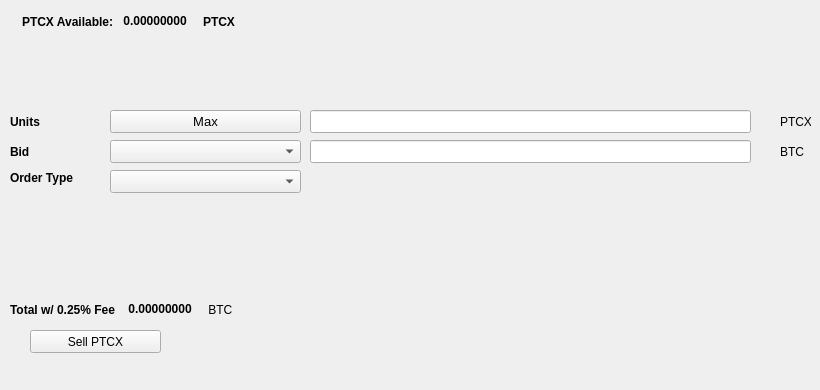
   <widget class="QWidget" name="SellTab">
    <attribute name="title">
     <string>Sell</string>
    </attribute>
    <widget class="QLabel" name="label_16">
     <property name="geometry">
      <rect>
       <x>780</x>
       <y>140</y>
       <width>31</width>
       <height>23</height>
      </rect>
     </property>
     <property name="text">
      <string>BTC</string>
     </property>
    </widget>
    <widget class="QComboBox" name="SellBidcomboBox">
     <property name="geometry">
      <rect>
       <x>110</x>
       <y>140</y>
       <width>191</width>
       <height>23</height>
      </rect>
     </property>
     <property name="font">
      <font>
       <pointsize>10</pointsize>
      </font>
     </property>
    </widget>
    <widget class="QLabel" name="label_18">
     <property name="geometry">
      <rect>
       <x>10</x>
       <y>110</y>
       <width>46</width>
       <height>23</height>
      </rect>
     </property>
     <property name="font">
      <font>
       <weight>75</weight>
       <bold>true</bold>
      </font>
     </property>
     <property name="text">
      <string>Units</string>
     </property>
    </widget>
    <widget class="QPushButton" name="Sell_Max_Amount">
     <property name="geometry">
      <rect>
       <x>110</x>
       <y>110</y>
       <width>191</width>
       <height>23</height>
      </rect>
     </property>
     <property name="font">
      <font>
       <pointsize>10</pointsize>
      </font>
     </property>
     <property name="text">
      <string>Max</string>
     </property>
    </widget>
    <widget class="QLabel" name="label_20">
     <property name="geometry">
      <rect>
       <x>10</x>
       <y>170</y>
       <width>91</width>
       <height>16</height>
      </rect>
     </property>
     <property name="font">
      <font>
       <weight>75</weight>
       <bold>true</bold>
      </font>
     </property>
     <property name="text">
      <string>Order Type</string>
     </property>
    </widget>
    <widget class="QComboBox" name="SellOrdertypeCombo">
     <property name="geometry">
      <rect>
       <x>110</x>
       <y>170</y>
       <width>191</width>
       <height>23</height>
      </rect>
     </property>
     <property name="font">
      <font>
       <pointsize>10</pointsize>
      </font>
     </property>
    </widget>
    <widget class="QLabel" name="label_21">
     <property name="geometry">
      <rect>
       <x>10</x>
       <y>140</y>
       <width>46</width>
       <height>23</height>
      </rect>
     </property>
     <property name="font">
      <font>
       <weight>75</weight>
       <bold>true</bold>
      </font>
     </property>
     <property name="text">
      <string>Bid</string>
     </property>
    </widget>
    <widget class="QLabel" name="label_22">
     <property name="geometry">
      <rect>
       <x>780</x>
       <y>110</y>
       <width>31</width>
       <height>23</height>
      </rect>
     </property>
     <property name="text">
      <string>PTCX</string>
     </property>
    </widget>
    <widget class="QLineEdit" name="UnitsInputRUP">
     <property name="geometry">
      <rect>
       <x>310</x>
       <y>110</y>
       <width>441</width>
       <height>23</height>
      </rect>
     </property>
     <property name="font">
      <font>
       <pointsize>9</pointsize>
       <weight>75</weight>
       <bold>true</bold>
      </font>
     </property>
    </widget>
    <widget class="QLineEdit" name="SellBidPriceEdit">
     <property name="geometry">
      <rect>
       <x>310</x>
       <y>140</y>
       <width>441</width>
       <height>23</height>
      </rect>
     </property>
     <property name="font">
      <font>
       <pointsize>9</pointsize>
       <weight>75</weight>
       <bold>true</bold>
      </font>
     </property>
    </widget>
    <widget class="QPushButton" name="SellRUPBTN">
     <property name="geometry">
      <rect>
       <x>30</x>
       <y>330</y>
       <width>131</width>
       <height>23</height>
      </rect>
     </property>
     <property name="text">
      <string>Sell PTCX</string>
     </property>
     <property name="icon">
      <iconset resource="../peertube">
       <normaloff>:/icons/bitcoin</normaloff>:/icons/bitcoin</iconset>
     </property>
    </widget>
    <widget class="QWidget" name="layoutWidget3">
     <property name="geometry">
      <rect>
       <x>22</x>
       <y>12</y>
       <width>258</width>
       <height>19</height>
      </rect>
     </property>
     <layout class="QHBoxLayout" name="horizontalLayout">
      <item>
       <widget class="QLabel" name="label232_2">
        <property name="font">
         <font>
          <weight>75</weight>
          <bold>true</bold>
         </font>
        </property>
        <property name="text">
         <string>PTCX Available:</string>
        </property>
       </widget>
      </item>
      <item>
       <widget class="QLabel" name="PTCXAvailableLabel">
        <property name="palette">
         <palette>
          <active>
           <colorrole role="WindowText">
            <brush brushstyle="SolidPattern">
             <color alpha="255">
              <red>0</red>
              <green>0</green>
              <blue>0</blue>
             </color>
            </brush>
           </colorrole>
           <colorrole role="Button">
            <brush brushstyle="SolidPattern">
             <color alpha="255">
              <red>0</red>
              <green>170</green>
              <blue>0</blue>
             </color>
            </brush>
           </colorrole>
           <colorrole role="Light">
            <brush brushstyle="SolidPattern">
             <color alpha="255">
              <red>0</red>
              <green>255</green>
              <blue>0</blue>
             </color>
            </brush>
           </colorrole>
           <colorrole role="Midlight">
            <brush brushstyle="SolidPattern">
             <color alpha="255">
              <red>0</red>
              <green>212</green>
              <blue>0</blue>
             </color>
            </brush>
           </colorrole>
           <colorrole role="Dark">
            <brush brushstyle="SolidPattern">
             <color alpha="255">
              <red>0</red>
              <green>85</green>
              <blue>0</blue>
             </color>
            </brush>
           </colorrole>
           <colorrole role="Mid">
            <brush brushstyle="SolidPattern">
             <color alpha="255">
              <red>0</red>
              <green>113</green>
              <blue>0</blue>
             </color>
            </brush>
           </colorrole>
           <colorrole role="Text">
            <brush brushstyle="SolidPattern">
             <color alpha="255">
              <red>0</red>
              <green>170</green>
              <blue>0</blue>
             </color>
            </brush>
           </colorrole>
           <colorrole role="BrightText">
            <brush brushstyle="SolidPattern">
             <color alpha="255">
              <red>255</red>
              <green>255</green>
              <blue>255</blue>
             </color>
            </brush>
           </colorrole>
           <colorrole role="ButtonText">
            <brush brushstyle="SolidPattern">
             <color alpha="255">
              <red>0</red>
              <green>0</green>
              <blue>0</blue>
             </color>
            </brush>
           </colorrole>
           <colorrole role="Base">
            <brush brushstyle="SolidPattern">
             <color alpha="255">
              <red>255</red>
              <green>255</green>
              <blue>255</blue>
             </color>
            </brush>
           </colorrole>
           <colorrole role="Window">
            <brush brushstyle="SolidPattern">
             <color alpha="255">
              <red>0</red>
              <green>170</green>
              <blue>0</blue>
             </color>
            </brush>
           </colorrole>
           <colorrole role="Shadow">
            <brush brushstyle="SolidPattern">
             <color alpha="255">
              <red>0</red>
              <green>0</green>
              <blue>0</blue>
             </color>
            </brush>
           </colorrole>
           <colorrole role="AlternateBase">
            <brush brushstyle="SolidPattern">
             <color alpha="255">
              <red>127</red>
              <green>212</green>
              <blue>127</blue>
             </color>
            </brush>
           </colorrole>
           <colorrole role="ToolTipBase">
            <brush brushstyle="SolidPattern">
             <color alpha="255">
              <red>255</red>
              <green>255</green>
              <blue>220</blue>
             </color>
            </brush>
           </colorrole>
           <colorrole role="ToolTipText">
            <brush brushstyle="SolidPattern">
             <color alpha="255">
              <red>0</red>
              <green>0</green>
              <blue>0</blue>
             </color>
            </brush>
           </colorrole>
          </active>
          <inactive>
           <colorrole role="WindowText">
            <brush brushstyle="SolidPattern">
             <color alpha="255">
              <red>0</red>
              <green>0</green>
              <blue>0</blue>
             </color>
            </brush>
           </colorrole>
           <colorrole role="Button">
            <brush brushstyle="SolidPattern">
             <color alpha="255">
              <red>0</red>
              <green>170</green>
              <blue>0</blue>
             </color>
            </brush>
           </colorrole>
           <colorrole role="Light">
            <brush brushstyle="SolidPattern">
             <color alpha="255">
              <red>0</red>
              <green>255</green>
              <blue>0</blue>
             </color>
            </brush>
           </colorrole>
           <colorrole role="Midlight">
            <brush brushstyle="SolidPattern">
             <color alpha="255">
              <red>0</red>
              <green>212</green>
              <blue>0</blue>
             </color>
            </brush>
           </colorrole>
           <colorrole role="Dark">
            <brush brushstyle="SolidPattern">
             <color alpha="255">
              <red>0</red>
              <green>85</green>
              <blue>0</blue>
             </color>
            </brush>
           </colorrole>
           <colorrole role="Mid">
            <brush brushstyle="SolidPattern">
             <color alpha="255">
              <red>0</red>
              <green>113</green>
              <blue>0</blue>
             </color>
            </brush>
           </colorrole>
           <colorrole role="Text">
            <brush brushstyle="SolidPattern">
             <color alpha="255">
              <red>0</red>
              <green>170</green>
              <blue>0</blue>
             </color>
            </brush>
           </colorrole>
           <colorrole role="BrightText">
            <brush brushstyle="SolidPattern">
             <color alpha="255">
              <red>255</red>
              <green>255</green>
              <blue>255</blue>
             </color>
            </brush>
           </colorrole>
           <colorrole role="ButtonText">
            <brush brushstyle="SolidPattern">
             <color alpha="255">
              <red>0</red>
              <green>0</green>
              <blue>0</blue>
             </color>
            </brush>
           </colorrole>
           <colorrole role="Base">
            <brush brushstyle="SolidPattern">
             <color alpha="255">
              <red>255</red>
              <green>255</green>
              <blue>255</blue>
             </color>
            </brush>
           </colorrole>
           <colorrole role="Window">
            <brush brushstyle="SolidPattern">
             <color alpha="255">
              <red>0</red>
              <green>170</green>
              <blue>0</blue>
             </color>
            </brush>
           </colorrole>
           <colorrole role="Shadow">
            <brush brushstyle="SolidPattern">
             <color alpha="255">
              <red>0</red>
              <green>0</green>
              <blue>0</blue>
             </color>
            </brush>
           </colorrole>
           <colorrole role="AlternateBase">
            <brush brushstyle="SolidPattern">
             <color alpha="255">
              <red>127</red>
              <green>212</green>
              <blue>127</blue>
             </color>
            </brush>
           </colorrole>
           <colorrole role="ToolTipBase">
            <brush brushstyle="SolidPattern">
             <color alpha="255">
              <red>255</red>
              <green>255</green>
              <blue>220</blue>
             </color>
            </brush>
           </colorrole>
           <colorrole role="ToolTipText">
            <brush brushstyle="SolidPattern">
             <color alpha="255">
              <red>0</red>
              <green>0</green>
              <blue>0</blue>
             </color>
            </brush>
           </colorrole>
          </inactive>
          <disabled>
           <colorrole role="WindowText">
            <brush brushstyle="SolidPattern">
             <color alpha="255">
              <red>0</red>
              <green>85</green>
              <blue>0</blue>
             </color>
            </brush>
           </colorrole>
           <colorrole role="Button">
            <brush brushstyle="SolidPattern">
             <color alpha="255">
              <red>0</red>
              <green>170</green>
              <blue>0</blue>
             </color>
            </brush>
           </colorrole>
           <colorrole role="Light">
            <brush brushstyle="SolidPattern">
             <color alpha="255">
              <red>0</red>
              <green>255</green>
              <blue>0</blue>
             </color>
            </brush>
           </colorrole>
           <colorrole role="Midlight">
            <brush brushstyle="SolidPattern">
             <color alpha="255">
              <red>0</red>
              <green>212</green>
              <blue>0</blue>
             </color>
            </brush>
           </colorrole>
           <colorrole role="Dark">
            <brush brushstyle="SolidPattern">
             <color alpha="255">
              <red>0</red>
              <green>85</green>
              <blue>0</blue>
             </color>
            </brush>
           </colorrole>
           <colorrole role="Mid">
            <brush brushstyle="SolidPattern">
             <color alpha="255">
              <red>0</red>
              <green>113</green>
              <blue>0</blue>
             </color>
            </brush>
           </colorrole>
           <colorrole role="Text">
            <brush brushstyle="SolidPattern">
             <color alpha="255">
              <red>0</red>
              <green>85</green>
              <blue>0</blue>
             </color>
            </brush>
           </colorrole>
           <colorrole role="BrightText">
            <brush brushstyle="SolidPattern">
             <color alpha="255">
              <red>255</red>
              <green>255</green>
              <blue>255</blue>
             </color>
            </brush>
           </colorrole>
           <colorrole role="ButtonText">
            <brush brushstyle="SolidPattern">
             <color alpha="255">
              <red>0</red>
              <green>85</green>
              <blue>0</blue>
             </color>
            </brush>
           </colorrole>
           <colorrole role="Base">
            <brush brushstyle="SolidPattern">
             <color alpha="255">
              <red>0</red>
              <green>170</green>
              <blue>0</blue>
             </color>
            </brush>
           </colorrole>
           <colorrole role="Window">
            <brush brushstyle="SolidPattern">
             <color alpha="255">
              <red>0</red>
              <green>170</green>
              <blue>0</blue>
             </color>
            </brush>
           </colorrole>
           <colorrole role="Shadow">
            <brush brushstyle="SolidPattern">
             <color alpha="255">
              <red>0</red>
              <green>0</green>
              <blue>0</blue>
             </color>
            </brush>
           </colorrole>
           <colorrole role="AlternateBase">
            <brush brushstyle="SolidPattern">
             <color alpha="255">
              <red>0</red>
              <green>170</green>
              <blue>0</blue>
             </color>
            </brush>
           </colorrole>
           <colorrole role="ToolTipBase">
            <brush brushstyle="SolidPattern">
             <color alpha="255">
              <red>255</red>
              <green>255</green>
              <blue>220</blue>
             </color>
            </brush>
           </colorrole>
           <colorrole role="ToolTipText">
            <brush brushstyle="SolidPattern">
             <color alpha="255">
              <red>0</red>
              <green>0</green>
              <blue>0</blue>
             </color>
            </brush>
           </colorrole>
          </disabled>
         </palette>
        </property>
        <property name="font">
         <font>
          <weight>75</weight>
          <bold>true</bold>
         </font>
        </property>
        <property name="text">
         <string> 0.00000000 </string>
        </property>
        <property name="textInteractionFlags">
         <set>Qt::LinksAccessibleByMouse|Qt::TextSelectableByKeyboard|Qt::TextSelectableByMouse</set>
        </property>
       </widget>
      </item>
      <item>
       <widget class="QLabel" name="labelPTCX">
        <property name="font">
         <font>
          <weight>75</weight>
          <bold>true</bold>
         </font>
        </property>
        <property name="text">
         <string>PTCX</string>
        </property>
       </widget>
      </item>
     </layout>
    </widget>
    <widget class="QWidget" name="layoutWidget">
     <property name="geometry">
      <rect>
       <x>10</x>
       <y>300</y>
       <width>268</width>
       <height>19</height>
      </rect>
     </property>
     <layout class="QHBoxLayout" name="horizontalLayout_2">
      <item>
       <widget class="QLabel" name="label_19">
        <property name="font">
         <font>
          <weight>75</weight>
          <bold>true</bold>
         </font>
        </property>
        <property name="text">
         <string>Total w/ 0.25% Fee </string>
        </property>
       </widget>
      </item>
      <item>
       <widget class="QLabel" name="SellCostLabel">
        <property name="palette">
         <palette>
          <active>
           <colorrole role="WindowText">
            <brush brushstyle="SolidPattern">
             <color alpha="255">
              <red>0</red>
              <green>0</green>
              <blue>0</blue>
             </color>
            </brush>
           </colorrole>
           <colorrole role="Button">
            <brush brushstyle="SolidPattern">
             <color alpha="255">
              <red>0</red>
              <green>170</green>
              <blue>0</blue>
             </color>
            </brush>
           </colorrole>
           <colorrole role="Light">
            <brush brushstyle="SolidPattern">
             <color alpha="255">
              <red>0</red>
              <green>255</green>
              <blue>0</blue>
             </color>
            </brush>
           </colorrole>
           <colorrole role="Midlight">
            <brush brushstyle="SolidPattern">
             <color alpha="255">
              <red>0</red>
              <green>212</green>
              <blue>0</blue>
             </color>
            </brush>
           </colorrole>
           <colorrole role="Dark">
            <brush brushstyle="SolidPattern">
             <color alpha="255">
              <red>0</red>
              <green>85</green>
              <blue>0</blue>
             </color>
            </brush>
           </colorrole>
           <colorrole role="Mid">
            <brush brushstyle="SolidPattern">
             <color alpha="255">
              <red>0</red>
              <green>113</green>
              <blue>0</blue>
             </color>
            </brush>
           </colorrole>
           <colorrole role="Text">
            <brush brushstyle="SolidPattern">
             <color alpha="255">
              <red>0</red>
              <green>170</green>
              <blue>0</blue>
             </color>
            </brush>
           </colorrole>
           <colorrole role="BrightText">
            <brush brushstyle="SolidPattern">
             <color alpha="255">
              <red>255</red>
              <green>255</green>
              <blue>255</blue>
             </color>
            </brush>
           </colorrole>
           <colorrole role="ButtonText">
            <brush brushstyle="SolidPattern">
             <color alpha="255">
              <red>0</red>
              <green>0</green>
              <blue>0</blue>
             </color>
            </brush>
           </colorrole>
           <colorrole role="Base">
            <brush brushstyle="SolidPattern">
             <color alpha="255">
              <red>255</red>
              <green>255</green>
              <blue>255</blue>
             </color>
            </brush>
           </colorrole>
           <colorrole role="Window">
            <brush brushstyle="SolidPattern">
             <color alpha="255">
              <red>0</red>
              <green>170</green>
              <blue>0</blue>
             </color>
            </brush>
           </colorrole>
           <colorrole role="Shadow">
            <brush brushstyle="SolidPattern">
             <color alpha="255">
              <red>0</red>
              <green>0</green>
              <blue>0</blue>
             </color>
            </brush>
           </colorrole>
           <colorrole role="AlternateBase">
            <brush brushstyle="SolidPattern">
             <color alpha="255">
              <red>127</red>
              <green>212</green>
              <blue>127</blue>
             </color>
            </brush>
           </colorrole>
           <colorrole role="ToolTipBase">
            <brush brushstyle="SolidPattern">
             <color alpha="255">
              <red>255</red>
              <green>255</green>
              <blue>220</blue>
             </color>
            </brush>
           </colorrole>
           <colorrole role="ToolTipText">
            <brush brushstyle="SolidPattern">
             <color alpha="255">
              <red>0</red>
              <green>0</green>
              <blue>0</blue>
             </color>
            </brush>
           </colorrole>
          </active>
          <inactive>
           <colorrole role="WindowText">
            <brush brushstyle="SolidPattern">
             <color alpha="255">
              <red>0</red>
              <green>0</green>
              <blue>0</blue>
             </color>
            </brush>
           </colorrole>
           <colorrole role="Button">
            <brush brushstyle="SolidPattern">
             <color alpha="255">
              <red>0</red>
              <green>170</green>
              <blue>0</blue>
             </color>
            </brush>
           </colorrole>
           <colorrole role="Light">
            <brush brushstyle="SolidPattern">
             <color alpha="255">
              <red>0</red>
              <green>255</green>
              <blue>0</blue>
             </color>
            </brush>
           </colorrole>
           <colorrole role="Midlight">
            <brush brushstyle="SolidPattern">
             <color alpha="255">
              <red>0</red>
              <green>212</green>
              <blue>0</blue>
             </color>
            </brush>
           </colorrole>
           <colorrole role="Dark">
            <brush brushstyle="SolidPattern">
             <color alpha="255">
              <red>0</red>
              <green>85</green>
              <blue>0</blue>
             </color>
            </brush>
           </colorrole>
           <colorrole role="Mid">
            <brush brushstyle="SolidPattern">
             <color alpha="255">
              <red>0</red>
              <green>113</green>
              <blue>0</blue>
             </color>
            </brush>
           </colorrole>
           <colorrole role="Text">
            <brush brushstyle="SolidPattern">
             <color alpha="255">
              <red>0</red>
              <green>170</green>
              <blue>0</blue>
             </color>
            </brush>
           </colorrole>
           <colorrole role="BrightText">
            <brush brushstyle="SolidPattern">
             <color alpha="255">
              <red>255</red>
              <green>255</green>
              <blue>255</blue>
             </color>
            </brush>
           </colorrole>
           <colorrole role="ButtonText">
            <brush brushstyle="SolidPattern">
             <color alpha="255">
              <red>0</red>
              <green>0</green>
              <blue>0</blue>
             </color>
            </brush>
           </colorrole>
           <colorrole role="Base">
            <brush brushstyle="SolidPattern">
             <color alpha="255">
              <red>255</red>
              <green>255</green>
              <blue>255</blue>
             </color>
            </brush>
           </colorrole>
           <colorrole role="Window">
            <brush brushstyle="SolidPattern">
             <color alpha="255">
              <red>0</red>
              <green>170</green>
              <blue>0</blue>
             </color>
            </brush>
           </colorrole>
           <colorrole role="Shadow">
            <brush brushstyle="SolidPattern">
             <color alpha="255">
              <red>0</red>
              <green>0</green>
              <blue>0</blue>
             </color>
            </brush>
           </colorrole>
           <colorrole role="AlternateBase">
            <brush brushstyle="SolidPattern">
             <color alpha="255">
              <red>127</red>
              <green>212</green>
              <blue>127</blue>
             </color>
            </brush>
           </colorrole>
           <colorrole role="ToolTipBase">
            <brush brushstyle="SolidPattern">
             <color alpha="255">
              <red>255</red>
              <green>255</green>
              <blue>220</blue>
             </color>
            </brush>
           </colorrole>
           <colorrole role="ToolTipText">
            <brush brushstyle="SolidPattern">
             <color alpha="255">
              <red>0</red>
              <green>0</green>
              <blue>0</blue>
             </color>
            </brush>
           </colorrole>
          </inactive>
          <disabled>
           <colorrole role="WindowText">
            <brush brushstyle="SolidPattern">
             <color alpha="255">
              <red>0</red>
              <green>85</green>
              <blue>0</blue>
             </color>
            </brush>
           </colorrole>
           <colorrole role="Button">
            <brush brushstyle="SolidPattern">
             <color alpha="255">
              <red>0</red>
              <green>170</green>
              <blue>0</blue>
             </color>
            </brush>
           </colorrole>
           <colorrole role="Light">
            <brush brushstyle="SolidPattern">
             <color alpha="255">
              <red>0</red>
              <green>255</green>
              <blue>0</blue>
             </color>
            </brush>
           </colorrole>
           <colorrole role="Midlight">
            <brush brushstyle="SolidPattern">
             <color alpha="255">
              <red>0</red>
              <green>212</green>
              <blue>0</blue>
             </color>
            </brush>
           </colorrole>
           <colorrole role="Dark">
            <brush brushstyle="SolidPattern">
             <color alpha="255">
              <red>0</red>
              <green>85</green>
              <blue>0</blue>
             </color>
            </brush>
           </colorrole>
           <colorrole role="Mid">
            <brush brushstyle="SolidPattern">
             <color alpha="255">
              <red>0</red>
              <green>113</green>
              <blue>0</blue>
             </color>
            </brush>
           </colorrole>
           <colorrole role="Text">
            <brush brushstyle="SolidPattern">
             <color alpha="255">
              <red>0</red>
              <green>85</green>
              <blue>0</blue>
             </color>
            </brush>
           </colorrole>
           <colorrole role="BrightText">
            <brush brushstyle="SolidPattern">
             <color alpha="255">
              <red>255</red>
              <green>255</green>
              <blue>255</blue>
             </color>
            </brush>
           </colorrole>
           <colorrole role="ButtonText">
            <brush brushstyle="SolidPattern">
             <color alpha="255">
              <red>0</red>
              <green>85</green>
              <blue>0</blue>
             </color>
            </brush>
           </colorrole>
           <colorrole role="Base">
            <brush brushstyle="SolidPattern">
             <color alpha="255">
              <red>0</red>
              <green>170</green>
              <blue>0</blue>
             </color>
            </brush>
           </colorrole>
           <colorrole role="Window">
            <brush brushstyle="SolidPattern">
             <color alpha="255">
              <red>0</red>
              <green>170</green>
              <blue>0</blue>
             </color>
            </brush>
           </colorrole>
           <colorrole role="Shadow">
            <brush brushstyle="SolidPattern">
             <color alpha="255">
              <red>0</red>
              <green>0</green>
              <blue>0</blue>
             </color>
            </brush>
           </colorrole>
           <colorrole role="AlternateBase">
            <brush brushstyle="SolidPattern">
             <color alpha="255">
              <red>0</red>
              <green>170</green>
              <blue>0</blue>
             </color>
            </brush>
           </colorrole>
           <colorrole role="ToolTipBase">
            <brush brushstyle="SolidPattern">
             <color alpha="255">
              <red>255</red>
              <green>255</green>
              <blue>220</blue>
             </color>
            </brush>
           </colorrole>
           <colorrole role="ToolTipText">
            <brush brushstyle="SolidPattern">
             <color alpha="255">
              <red>0</red>
              <green>0</green>
              <blue>0</blue>
             </color>
            </brush>
           </colorrole>
          </disabled>
         </palette>
        </property>
        <property name="font">
         <font>
          <weight>75</weight>
          <bold>true</bold>
         </font>
        </property>
        <property name="autoFillBackground">
         <bool>false</bool>
        </property>
        <property name="text">
         <string> 0.00000000</string>
        </property>
        <property name="textInteractionFlags">
         <set>Qt::LinksAccessibleByMouse|Qt::TextSelectableByMouse</set>
        </property>
       </widget>
      </item>
      <item>
       <widget class="QLabel" name="label_17">
        <property name="font">
         <font>
          <weight>50</weight>
          <bold>false</bold>
         </font>
        </property>
        <property name="text">
         <string> BTC</string>
        </property>
       </widget>
      </item>
     </layout>
    </widget>
    <widget class="QLabel" name="label_23">
     <property name="geometry">
      <rect>
       <x>460</x>
       <y>300</y>
       <width>281</width>
       <height>81</height>
      </rect>
     </property>
     <property name="text">
      <string/>
     </property>
     <property name="pixmap">
      <pixmap>:/images/bittrex</pixmap>
     </property>
    </widget>
   </widget>
